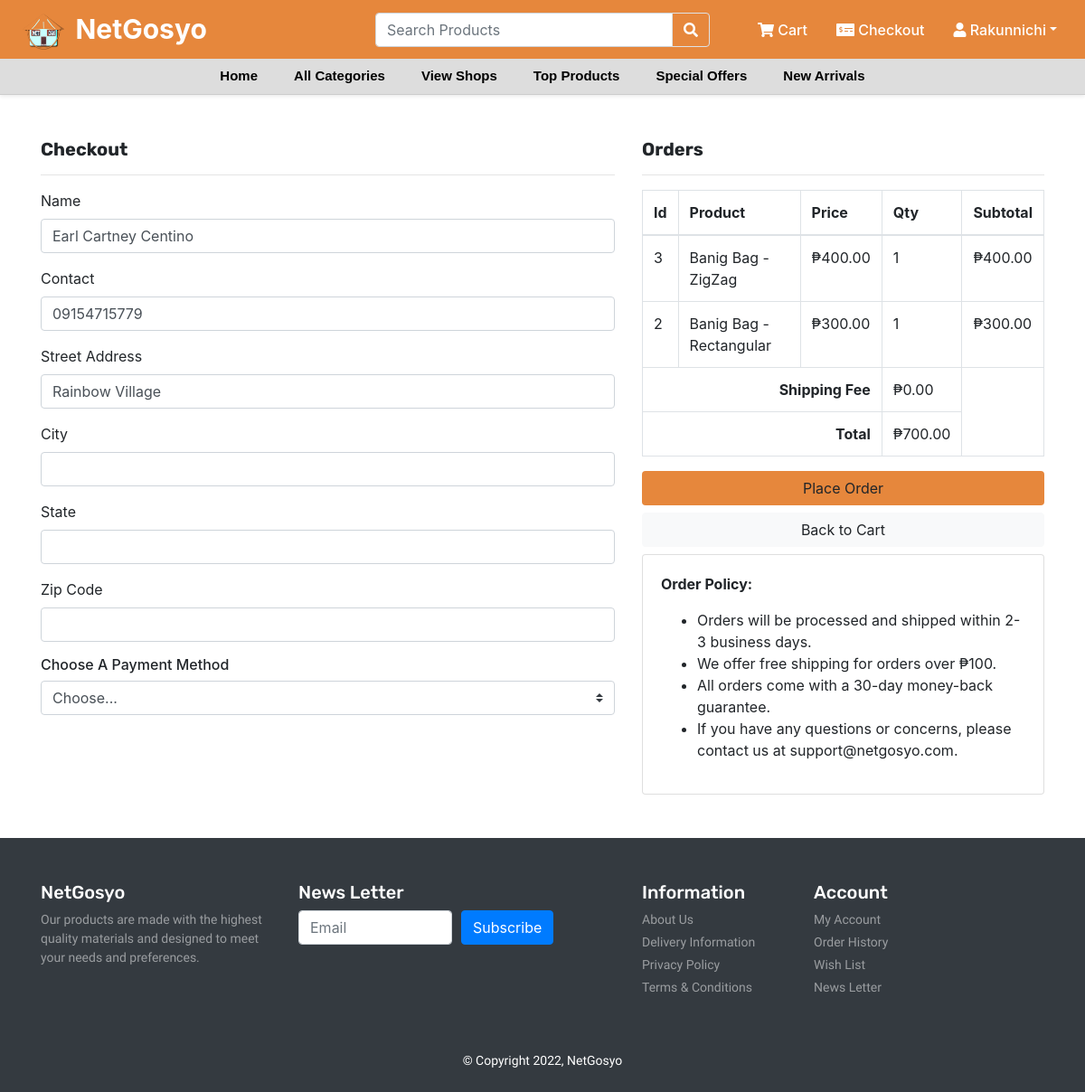
/checkout.php (signed in), run on an earlier commit of the app's database.
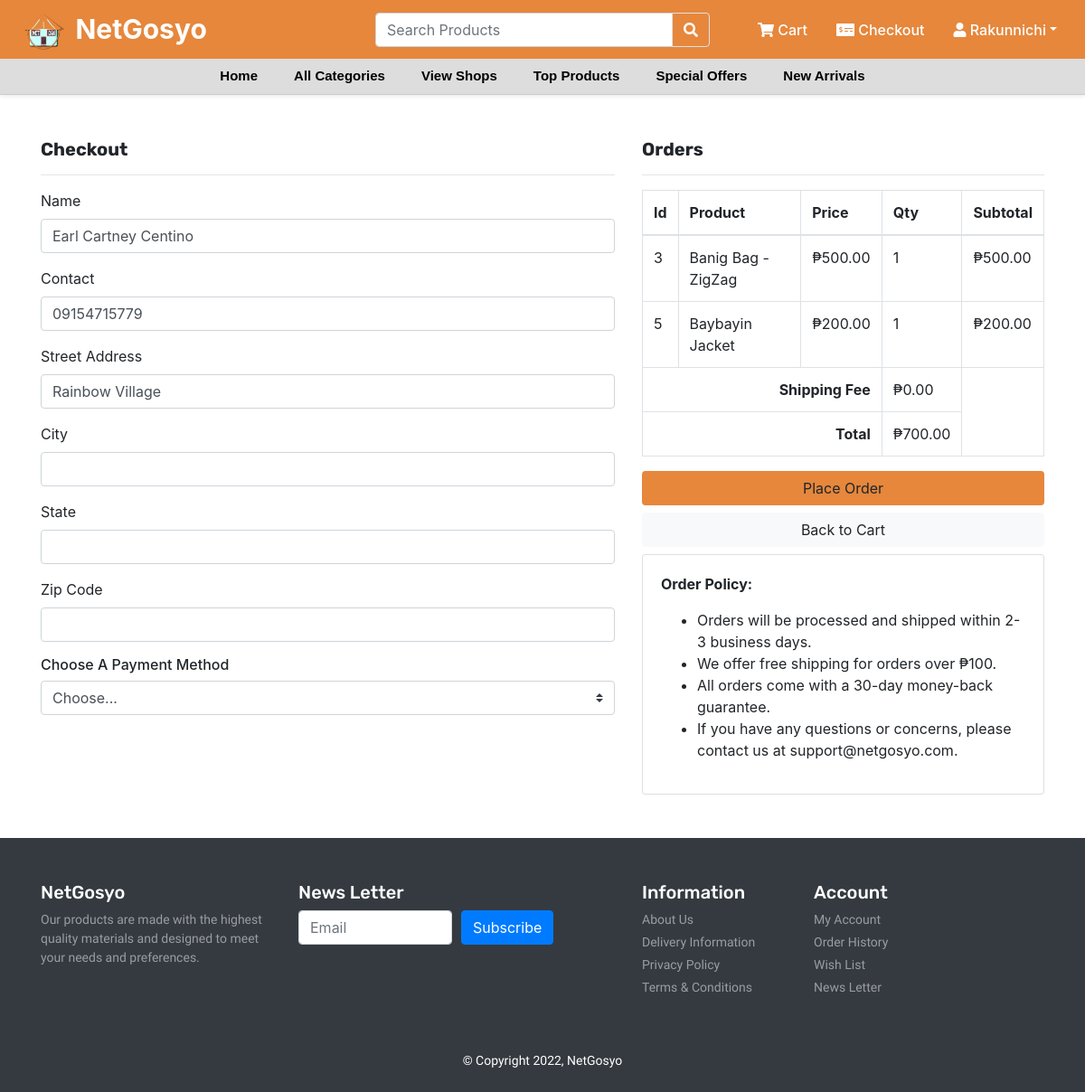
And on a later commit of the database.
### tables this page shows
CREATE TABLE `cart` (
  `id` int(100) NOT NULL,
  `user_id` int(100) NOT NULL,
  `product_id` int(11) NOT NULL,
  `seller_id` int(11) NOT NULL,
  `name` varchar(100) NOT NULL,
  `price` varchar(100) NOT NULL,
  `image` varchar(100) NOT NULL,
  `quantity` int(100) NOT NULL
);

### checkout.php (the view, shortened to what the changed rows need)
<?php
include 'header.php';
$id = $_SESSION['user_id'] ?? '3';
if ($_SERVER["REQUEST_METHOD"] == "POST") {
  $order_number = acronym_with_timestamp($_POST["name"]);
  $name = $_POST["name"];
  $contact = $_POST["contact"];
  $address = $_POST["address"];
  $city = $_POST["city"];
  $state = $_POST["state"];
  $zip = $_POST["zip"];
  $pmode = $_POST["pmode"];
  $addOrder = "INSERT INTO orders (user_id, order_number, name, contact, address, city, state, zip,pmode) VALUES ('$id', '$order_number', '$name', '$contact', '$address', '$city', '$state', '$zip', '$pmode')";
  if (mysqli_query($conn, $addOrder)) {
    $order_id = mysqli_insert_id($conn);
    $result = mysqli_query($conn, "SELECT * FROM cart WHERE user_id=$id");
    if (mysqli_num_rows($result) > 0) {
      while ($row = mysqli_fetch_assoc($result)) {
        $product_id = $row['product_id'];
        $seller_id = $row['seller_id'];
        $qty = $row['quantity'];
        $addItem = "INSERT INTO items (order_id, user_id, product_id, seller_id, qty) VALUES ('$order_id', '$id', '$product_id','$seller_id', '$qty')";
        mysqli_query($conn, $addItem);
      }
    }
    mysqli_query($conn, "DELETE FROM cart WHERE user_id = $id");
    mysqli_query($conn, "UPDATE products SET quantity = quantity - 1 WHERE id='$product_id'");
    mysqli_query($conn, "INSERT INTO notifications SET user_id='1', notification='A buyer placed an order. Go to the orders page for more information.'");
    echo "<div class='alert alert-success text-center' role='alert' style='margin: 16px auto 0;width:600px;'>Order placed successfully!</div>";
  } else {
    echo "<div class='alert alert-danger text-center' role='alert' style='margin: 16px auto 0;width:600px;'>An error occured!</div>";
  }
} else {
  $getCart = "SELECT * FROM cart WHERE user_id=$id";
  $result = mysqli_query($conn, $getCart);
}
?>
<section id="top-products">
  <div class="container py-5">
    <div class="row">
      <div class="col-md-5">
        <table class="table table-bordered">
          <thead>
            <tr>
              <th>Id</th>
              <th>Product</th>
              <th>Price</th>
              <th>Qty</th>
              <th>Subtotal</th>
            </tr>
          </thead>
          <tbody>
            <?php
            if (mysqli_num_rows($result) > 0) {
              while ($row = mysqli_fetch_assoc($result)) {
                $total += $row["quantity"] * $row["price"]; ?>
                <tr>
                  <td><?= $row["product_id"]?></td>
                  <td><?= $row["name"] ?></td>
                  <td>₱<?= number_format($row["price"], 2) ?></td>
                  <td><?= $row["quantity"] ?></td>
                  <td>₱<?= number_format($row["quantity"] * $row["price"], 2) ?></td>
                </tr>
              <?php } ?>
            <?php } ?>
          </tbody>
        </table>
      </div>
    </div>
  </div>
</section>
<?php include 'footer.php'; ?>

What changed in the data, as far as the page shows it:
removed cart: product "3", name "Banig Bag - ZigZag", price "400.00", quantity "1", $row["quantity"] * $row["price"] "400.00"
removed cart: product "2", name "Banig Bag - Rectangular", price "300.00", quantity "1", $row["quantity"] * $row["price"] "300.00"
added cart: product "3", name "Banig Bag - ZigZag", price "500.00", quantity "1", $row["quantity"] * $row["price"] "500.00"
added cart: product "5", name "Baybayin Jacket", price "200.00", quantity "1", $row["quantity"] * $row["price"] "200.00"
